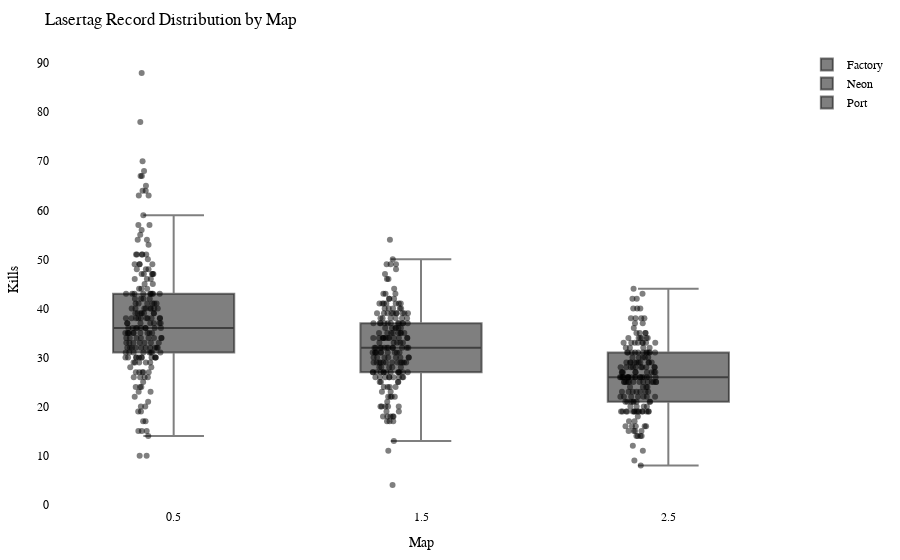

Notebook code for this chart:
### Code cell
import plotly.graph_objects as go
import plotly.io as pio

df = getRecordsDataframe(minigame="Lasertag")

# Calculate the offset for centering the data points
num_columns = len(df.columns)
offset = 0.5

# Create a Swarm plot using Plotly
fig = go.Figure()

for i, column in enumerate(df.columns):
    x_values = [i + offset] * len(df[column])  # Adjust x-values with offset for horizontal centering
    fig.add_trace(go.Box(x=x_values,
                         y=df[column],
                         name=column,
                         boxpoints='all',
                         pointpos=-0.5,  # Adjust point position to prevent overlapping
                         marker=dict(color='rgba(0,0,0,0.5)', size=6),  # Adjust marker color and size
                         hovertext=df.index,
                         hoverinfo='text+y'))

fig.update_layout(title="Lasertag Record Distribution by Map",
                  xaxis=dict(title="Map"),
                  yaxis=dict(title="Kills"),
                  showlegend=True,
                  font=dict(family="Arial", size=12, color="black"),  # Customize font
                  plot_bgcolor="white",  # Set background color
                  margin=dict(l=50, r=50, t=50, b=50),  # Adjust margins for better layout
                  )

pio.show(fig)

pio.write_html(fig, "out/laser_swarm_plot.html")

### Figure 1 — Plotly figure (JSON) as saved in the notebook; plotly's stock layout.template omitted (floating-point values rounded to 4 significant figures; data arrays with more than 128 entries replaced by an {"elided": "..."} marker saying what was removed)
{"data": [{"boxpoints": "all", "hoverinfo": "text+y", "hovertext": {"elided": "212 str values"}, "marker": {"color": "rgba(0,0,0,0.5)", "size": 6}, "name": "Factory", "pointpos": -0.5, "type": "box", "x": {"elided": "212 float values"}, "y": {"elided": "212 int values"}}, {"boxpoints": "all", "hoverinfo": "text+y", "hovertext": {"elided": "212 str values"}, "marker": {"color": "rgba(0,0,0,0.5)", "size": 6}, "name": "Neon", "pointpos": -0.5, "type": "box", "x": {"elided": "212 float values"}, "y": {"elided": "212 int values"}}, {"boxpoints": "all", "hoverinfo": "text+y", "hovertext": {"elided": "212 str values"}, "marker": {"color": "rgba(0,0,0,0.5)", "size": 6}, "name": "Port", "pointpos": -0.5, "type": "box", "x": {"elided": "212 float values"}, "y": {"elided": "212 int values"}}], "layout": {"font": {"color": "black", "family": "Arial", "size": 12}, "margin": {"b": 50, "l": 50, "r": 50, "t": 50}, "plot_bgcolor": "white", "showlegend": true, "title": {"text": "Lasertag Record Distribution by Map"}, "xaxis": {"title": {"text": "Map"}}, "yaxis": {"title": {"text": "Kills"}}}}
